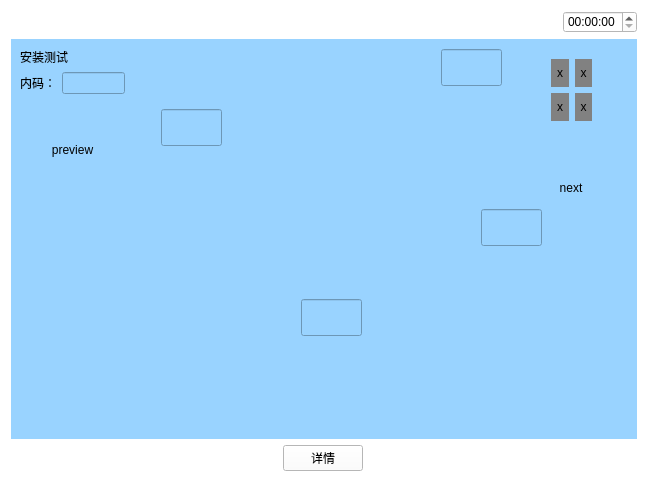
<?xml version="1.0" encoding="UTF-8"?>
<ui version="4.0">
 <class>Anzhuangceshi</class>
 <widget class="QWidget" name="Anzhuangceshi">
  <property name="geometry">
   <rect>
    <x>0</x>
    <y>0</y>
    <width>648</width>
    <height>482</height>
   </rect>
  </property>
  <property name="windowTitle">
   <string>Form</string>
  </property>
  <property name="autoFillBackground">
   <bool>false</bool>
  </property>
  <property name="styleSheet">
   <string notr="true">background-color: rgb(255, 255, 255);</string>
  </property>
  <layout class="QVBoxLayout" name="verticalLayout_2" stretch="1,5,1">
   <item>
    <layout class="QHBoxLayout" name="horizontalLayout_7">
     <item>
      <widget class="QPushButton" name="pushButton_6">
       <property name="text">
        <string/>
       </property>
       <property name="icon">
        <iconset resource="myimages.qrc">
         <normaloff>:/image/images/4g.png</normaloff>:/image/images/4g.png</iconset>
       </property>
       <property name="flat">
        <bool>true</bool>
       </property>
      </widget>
     </item>
     <item>
      <widget class="QPushButton" name="pushButton_7">
       <property name="text">
        <string/>
       </property>
       <property name="icon">
        <iconset resource="myimages.qrc">
         <normaloff>:/image/images/wireless.svg</normaloff>:/image/images/wireless.svg</iconset>
       </property>
       <property name="flat">
        <bool>true</bool>
       </property>
      </widget>
     </item>
     <item>
      <widget class="QPushButton" name="pushButton_8">
       <property name="text">
        <string/>
       </property>
       <property name="icon">
        <iconset resource="myimages.qrc">
         <normaloff>:/image/images/bl.svg</normaloff>:/image/images/bl.svg</iconset>
       </property>
       <property name="flat">
        <bool>true</bool>
       </property>
      </widget>
     </item>
     <item>
      <widget class="QPushButton" name="pushButton_9">
       <property name="text">
        <string/>
       </property>
       <property name="icon">
        <iconset resource="myimages.qrc">
         <normaloff>:/image/images/locate.svg</normaloff>:/image/images/locate.svg</iconset>
       </property>
       <property name="flat">
        <bool>true</bool>
       </property>
      </widget>
     </item>
     <item>
      <spacer name="horizontalSpacer_5">
       <property name="orientation">
        <enum>Qt::Horizontal</enum>
       </property>
       <property name="sizeHint" stdset="0">
        <size>
         <width>40</width>
         <height>20</height>
        </size>
       </property>
      </spacer>
     </item>
     <item>
      <widget class="QTimeEdit" name="timeEdit_3"/>
     </item>
    </layout>
   </item>
   <item>
    <widget class="QWidget" name="widget" native="true">
     <property name="sizePolicy">
      <sizepolicy hsizetype="Preferred" vsizetype="Preferred">
       <horstretch>0</horstretch>
       <verstretch>0</verstretch>
      </sizepolicy>
     </property>
     <property name="contextMenuPolicy">
      <enum>Qt::DefaultContextMenu</enum>
     </property>
     <property name="styleSheet">
      <string notr="true">background-color: rgb(153, 211, 255);</string>
     </property>
     <widget class="QLabel" name="radar">
      <property name="geometry">
       <rect>
        <x>90</x>
        <y>10</y>
        <width>421</width>
        <height>281</height>
       </rect>
      </property>
      <property name="text">
       <string/>
      </property>
      <property name="pixmap">
       <pixmap resource="myimages.qrc">:/image/images/radar.png</pixmap>
      </property>
     </widget>
     <widget class="QWidget" name="layoutWidget">
      <property name="geometry">
       <rect>
        <x>9</x>
        <y>9</y>
        <width>105</width>
        <height>151</height>
       </rect>
      </property>
      <layout class="QVBoxLayout" name="verticalLayout">
       <item>
        <widget class="QLabel" name="label">
         <property name="sizePolicy">
          <sizepolicy hsizetype="Preferred" vsizetype="Fixed">
           <horstretch>0</horstretch>
           <verstretch>0</verstretch>
          </sizepolicy>
         </property>
         <property name="text">
          <string>安装测试</string>
         </property>
        </widget>
       </item>
       <item>
        <layout class="QHBoxLayout" name="horizontalLayout">
         <item>
          <widget class="QLabel" name="label_2">
           <property name="text">
            <string>内码：</string>
           </property>
          </widget>
         </item>
         <item>
          <widget class="QLineEdit" name="lineEdit"/>
         </item>
        </layout>
       </item>
       <item>
        <layout class="QHBoxLayout" name="horizontalLayout_3">
         <item>
          <widget class="QPushButton" name="preview">
           <property name="sizePolicy">
            <sizepolicy hsizetype="Minimum" vsizetype="Minimum">
             <horstretch>0</horstretch>
             <verstretch>0</verstretch>
            </sizepolicy>
           </property>
           <property name="text">
            <string>preview</string>
           </property>
           <property name="flat">
            <bool>true</bool>
           </property>
          </widget>
         </item>
        </layout>
       </item>
      </layout>
     </widget>
     <widget class="QPushButton" name="next">
      <property name="geometry">
       <rect>
        <x>520</x>
        <y>130</y>
        <width>80</width>
        <height>38</height>
       </rect>
      </property>
      <property name="sizePolicy">
       <sizepolicy hsizetype="Minimum" vsizetype="Minimum">
        <horstretch>0</horstretch>
        <verstretch>0</verstretch>
       </sizepolicy>
      </property>
      <property name="text">
       <string>next</string>
      </property>
      <property name="flat">
       <bool>true</bool>
      </property>
     </widget>
     <widget class="QLineEdit" name="lineEdit_3">
      <property name="geometry">
       <rect>
        <x>290</x>
        <y>260</y>
        <width>61</width>
        <height>37</height>
       </rect>
      </property>
     </widget>
     <widget class="QLineEdit" name="lineEdit_4">
      <property name="geometry">
       <rect>
        <x>470</x>
        <y>170</y>
        <width>61</width>
        <height>37</height>
       </rect>
      </property>
     </widget>
     <widget class="QLineEdit" name="lineEdit_5">
      <property name="geometry">
       <rect>
        <x>430</x>
        <y>10</y>
        <width>61</width>
        <height>37</height>
       </rect>
      </property>
     </widget>
     <widget class="QLineEdit" name="lineEdit_6">
      <property name="geometry">
       <rect>
        <x>150</x>
        <y>70</y>
        <width>61</width>
        <height>37</height>
       </rect>
      </property>
     </widget>
     <widget class="QWidget" name="layoutWidget">
      <property name="geometry">
       <rect>
        <x>540</x>
        <y>20</y>
        <width>41</width>
        <height>62</height>
       </rect>
      </property>
      <layout class="QGridLayout" name="gridLayout">
       <item row="0" column="0">
        <widget class="QLabel" name="label_4">
         <property name="styleSheet">
          <string notr="true">background-color: rgb(129, 129, 129);</string>
         </property>
         <property name="text">
          <string>x</string>
         </property>
         <property name="alignment">
          <set>Qt::AlignCenter</set>
         </property>
        </widget>
       </item>
       <item row="0" column="1">
        <widget class="QLabel" name="label_7">
         <property name="styleSheet">
          <string notr="true">background-color: rgb(129, 129, 129);</string>
         </property>
         <property name="text">
          <string>x</string>
         </property>
         <property name="alignment">
          <set>Qt::AlignCenter</set>
         </property>
        </widget>
       </item>
       <item row="1" column="0">
        <widget class="QLabel" name="label_5">
         <property name="styleSheet">
          <string notr="true">background-color: rgb(129, 129, 129);</string>
         </property>
         <property name="text">
          <string>x</string>
         </property>
         <property name="alignment">
          <set>Qt::AlignCenter</set>
         </property>
        </widget>
       </item>
       <item row="1" column="1">
        <widget class="QLabel" name="label_6">
         <property name="styleSheet">
          <string notr="true">background-color: rgb(129, 129, 129);</string>
         </property>
         <property name="text">
          <string>x</string>
         </property>
         <property name="alignment">
          <set>Qt::AlignCenter</set>
         </property>
        </widget>
       </item>
      </layout>
     </widget>
    </widget>
   </item>
   <item>
    <layout class="QHBoxLayout" name="horizontalLayout_2">
     <item>
      <widget class="QPushButton" name="returnIndex">
       <property name="font">
        <font>
         <family>AR PL UMing TW MBE</family>
        </font>
       </property>
       <property name="styleSheet">
        <string notr="true">border-image: url(:/image/images/index.svg);</string>
       </property>
       <property name="text">
        <string/>
       </property>
       <property name="icon">
        <iconset resource="myimages.qrc">
         <normaloff>:/image/images/index.svg</normaloff>:/image/images/index.svg</iconset>
       </property>
       <property name="iconSize">
        <size>
         <width>40</width>
         <height>40</height>
        </size>
       </property>
       <property name="flat">
        <bool>true</bool>
       </property>
      </widget>
     </item>
     <item>
      <spacer name="horizontalSpacer">
       <property name="orientation">
        <enum>Qt::Horizontal</enum>
       </property>
       <property name="sizeHint" stdset="0">
        <size>
         <width>40</width>
         <height>20</height>
        </size>
       </property>
      </spacer>
     </item>
     <item>
      <widget class="QPushButton" name="information">
       <property name="text">
        <string>详情</string>
       </property>
      </widget>
     </item>
     <item>
      <spacer name="horizontalSpacer_3">
       <property name="orientation">
        <enum>Qt::Horizontal</enum>
       </property>
       <property name="sizeHint" stdset="0">
        <size>
         <width>40</width>
         <height>20</height>
        </size>
       </property>
      </spacer>
     </item>
     <item>
      <widget class="QPushButton" name="returnPage">
       <property name="text">
        <string/>
       </property>
       <property name="icon">
        <iconset resource="myimages.qrc">
         <normaloff>:/image/images/shangyiye.svg</normaloff>:/image/images/shangyiye.svg</iconset>
       </property>
       <property name="iconSize">
        <size>
         <width>40</width>
         <height>40</height>
        </size>
       </property>
       <property name="flat">
        <bool>true</bool>
       </property>
      </widget>
     </item>
    </layout>
   </item>
  </layout>
 </widget>
 <resources>
  <include location="myimages.qrc"/>
 </resources>
 <connections/>
</ui>
